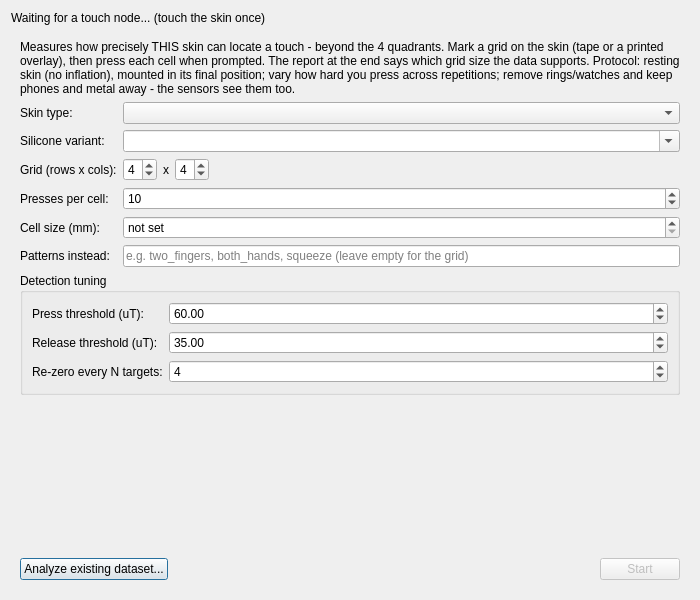
<?xml version="1.0" encoding="UTF-8"?>
<ui version="4.0">
 <class>PositionBenchDialog</class>
 <widget class="QDialog" name="PositionBenchDialog">
  <property name="geometry">
   <rect><x>0</x><y>0</y><width>700</width><height>600</height></rect>
  </property>
  <property name="windowTitle"><string>Touch position bench</string></property>
  <layout class="QVBoxLayout" name="root_layout">
   <item>
    <widget class="QLabel" name="source_label">
     <property name="toolTip"><string>Locks onto the first touch node that streams data. Touch the skin once to connect it.</string></property>
     <property name="whatsThis"><string>Shows which touch node this bench is reading. It locks onto the first node that streams magnet data - touch the skin once to connect it.</string></property>
     <property name="text"><string>Waiting for a touch node... (touch the skin once)</string></property>
    </widget>
   </item>
   <item>
    <widget class="QStackedWidget" name="stack">
     <widget class="QWidget" name="page_setup">
      <layout class="QVBoxLayout" name="setup_layout">
       <item>
        <widget class="QLabel" name="setup_intro">
         <property name="wordWrap"><bool>true</bool></property>
         <property name="text"><string>Measures how precisely THIS skin can locate a touch - beyond the 4 quadrants. Mark a grid on the skin (tape or a printed overlay), then press each cell when prompted. The report at the end says which grid size the data supports. Protocol: resting skin (no inflation), mounted in its final position; vary how hard you press across repetitions; remove rings/watches and keep phones and metal away - the sensors see them too.</string></property>
        </widget>
       </item>
       <item>
        <layout class="QFormLayout" name="setup_form">
         <item row="0" column="0">
          <widget class="QLabel" name="type_label"><property name="text"><string>Skin type:</string></property></widget>
         </item>
         <item row="0" column="1">
          <widget class="QComboBox" name="type_combo">
           <property name="toolTip"><string>Which skin type this dataset belongs to (position models are per type).</string></property>
           <property name="whatsThis"><string>The skin type being benched. Position resolution is a property of the build, so datasets and future position models are kept per skin type.</string></property>
          </widget>
         </item>
         <item row="1" column="0">
          <widget class="QLabel" name="variant_label"><property name="text"><string>Silicone variant:</string></property></widget>
         </item>
         <item row="1" column="1">
          <widget class="QComboBox" name="variant_combo">
           <property name="editable"><bool>true</bool></property>
           <property name="toolTip"><string>Optional silicone format of this skin. Leave blank if unsure.</string></property>
           <property name="whatsThis"><string>Optional silicone variant of the benched skin, stored with the dataset so builds can be compared.</string></property>
          </widget>
         </item>
         <item row="2" column="0">
          <widget class="QLabel" name="grid_label"><property name="text"><string>Grid (rows x cols):</string></property></widget>
         </item>
         <item row="2" column="1">
          <layout class="QHBoxLayout" name="grid_row_layout">
           <item>
            <widget class="QSpinBox" name="rows_spin">
             <property name="minimum"><number>1</number></property>
             <property name="maximum"><number>8</number></property>
             <property name="value"><number>4</number></property>
             <property name="toolTip"><string>Rows of the press grid marked on the skin.</string></property>
             <property name="whatsThis"><string>How many rows the press grid on the skin has. Start with 4x4; the report also shows the merged 2x2 accuracy.</string></property>
            </widget>
           </item>
           <item>
            <widget class="QLabel" name="grid_x_label"><property name="text"><string>x</string></property></widget>
           </item>
           <item>
            <widget class="QSpinBox" name="cols_spin">
             <property name="minimum"><number>1</number></property>
             <property name="maximum"><number>8</number></property>
             <property name="value"><number>4</number></property>
             <property name="toolTip"><string>Columns of the press grid marked on the skin.</string></property>
             <property name="whatsThis"><string>How many columns the press grid on the skin has.</string></property>
            </widget>
           </item>
           <item>
            <spacer name="grid_spacer">
             <property name="orientation"><enum>Qt::Horizontal</enum></property>
             <property name="sizeHint" stdset="0"><size><width>10</width><height>10</height></size></property>
            </spacer>
           </item>
          </layout>
         </item>
         <item row="3" column="0">
          <widget class="QLabel" name="reps_label"><property name="text"><string>Presses per cell:</string></property></widget>
         </item>
         <item row="3" column="1">
          <widget class="QSpinBox" name="reps_spin">
           <property name="minimum"><number>3</number></property>
           <property name="maximum"><number>50</number></property>
           <property name="value"><number>10</number></property>
           <property name="toolTip"><string>How many presses to capture per grid cell (or per pattern).</string></property>
           <property name="whatsThis"><string>Repetitions per target. 10 gives a usable cross-validation; fewer speeds the run up at the cost of a noisier report.</string></property>
          </widget>
         </item>
         <item row="4" column="0">
          <widget class="QLabel" name="cell_label"><property name="text"><string>Cell size (mm):</string></property></widget>
         </item>
         <item row="4" column="1">
          <widget class="QDoubleSpinBox" name="cell_spin">
           <property name="minimum"><double>0.0</double></property>
           <property name="maximum"><double>200.0</double></property>
           <property name="value"><double>0.0</double></property>
           <property name="specialValueText"><string>not set</string></property>
           <property name="toolTip"><string>Pitch of the grid cells on the skin, in mm - lets the report state position error in mm too.</string></property>
           <property name="whatsThis"><string>Optional physical size of one grid cell. When set, the continuous-position error is reported in millimetres as well as in cells.</string></property>
          </widget>
         </item>
         <item row="5" column="0">
          <widget class="QLabel" name="patterns_label"><property name="text"><string>Patterns instead:</string></property></widget>
         </item>
         <item row="5" column="1">
          <widget class="QLineEdit" name="patterns_edit">
           <property name="placeholderText"><string>e.g. two_fingers, both_hands, squeeze (leave empty for the grid)</string></property>
           <property name="toolTip"><string>Comma-separated pattern names to capture INSTEAD of the grid - for multi-touch and squeeze candidates.</string></property>
           <property name="whatsThis"><string>Free-form capture mode: name the touch patterns to perform (two fingers, both hands flat, a squeeze...) and the bench measures how well they separate from each other, instead of running the position grid.</string></property>
          </widget>
         </item>
        </layout>
       </item>
       <item>
        <widget class="QGroupBox" name="advanced_box">
         <property name="title"><string>Detection tuning</string></property>
         <layout class="QFormLayout" name="advanced_form">
          <item row="0" column="0">
           <widget class="QLabel" name="enter_label"><property name="text"><string>Press threshold (uT):</string></property></widget>
          </item>
          <item row="0" column="1">
           <widget class="QDoubleSpinBox" name="enter_spin">
            <property name="minimum"><double>10.0</double></property>
            <property name="maximum"><double>2000.0</double></property>
            <property name="value"><double>60.0</double></property>
            <property name="toolTip"><string>Total field change (sum of all sensors) that starts a press. Lower = catches weaker presses far from the sensors.</string></property>
            <property name="whatsThis"><string>Press-start threshold on the summed per-sensor field change. It is deliberately much lower than the firmware touch threshold, because a press far from every sensor must still be captured.</string></property>
           </widget>
          </item>
          <item row="1" column="0">
           <widget class="QLabel" name="exit_label"><property name="text"><string>Release threshold (uT):</string></property></widget>
          </item>
          <item row="1" column="1">
           <widget class="QDoubleSpinBox" name="exit_spin">
            <property name="minimum"><double>5.0</double></property>
            <property name="maximum"><double>2000.0</double></property>
            <property name="value"><double>35.0</double></property>
            <property name="toolTip"><string>Total field change below which the press is considered released (hysteresis).</string></property>
            <property name="whatsThis"><string>Press-end threshold; kept below the press threshold so sensor noise cannot chop one press into several.</string></property>
           </widget>
          </item>
          <item row="2" column="0">
           <widget class="QLabel" name="rebase_label"><property name="text"><string>Re-zero every N targets:</string></property></widget>
          </item>
          <item row="2" column="1">
           <widget class="QSpinBox" name="rebase_spin">
            <property name="minimum"><number>0</number></property>
            <property name="maximum"><number>32</number></property>
            <property name="value"><number>4</number></property>
            <property name="specialValueText"><string>never</string></property>
            <property name="toolTip"><string>Automatically re-zero the sensors after every N targets, to absorb baseline drift.</string></property>
            <property name="whatsThis"><string>Silicone settles during a long capture and drifts the sensor baselines; a periodic re-zero (a few seconds, hands off the skin) keeps the signatures honest.</string></property>
           </widget>
          </item>
         </layout>
        </widget>
       </item>
       <item>
        <spacer name="setup_spacer">
         <property name="orientation"><enum>Qt::Vertical</enum></property>
         <property name="sizeHint" stdset="0"><size><width>20</width><height>20</height></size></property>
        </spacer>
       </item>
       <item>
        <layout class="QHBoxLayout" name="setup_buttons">
         <item>
          <widget class="QPushButton" name="open_btn">
           <property name="text"><string>Analyze existing dataset...</string></property>
           <property name="toolTip"><string>Re-run the report on previously captured bench files - no hardware needed.</string></property>
           <property name="whatsThis"><string>Opens one or more saved bench datasets (.jsonl) and rebuilds the feasibility report from them, without touching the hardware.</string></property>
          </widget>
         </item>
         <item>
          <spacer name="setup_btn_spacer">
           <property name="orientation"><enum>Qt::Horizontal</enum></property>
           <property name="sizeHint" stdset="0"><size><width>40</width><height>20</height></size></property>
          </spacer>
         </item>
         <item>
          <widget class="QPushButton" name="start_btn">
           <property name="enabled"><bool>false</bool></property>
           <property name="text"><string>Start</string></property>
           <property name="toolTip"><string>Re-zeros the sensors, then starts prompting cell by cell.</string></property>
           <property name="whatsThis"><string>Starts the guided capture: the sensors are re-zeroed (hands off), then the app prompts each grid cell or pattern in turn.</string></property>
          </widget>
         </item>
        </layout>
       </item>
      </layout>
     </widget>
     <widget class="QWidget" name="page_capture">
      <layout class="QVBoxLayout" name="capture_layout">
       <item>
        <widget class="QLabel" name="prompt_label">
         <property name="alignment"><set>Qt::AlignCenter</set></property>
         <property name="styleSheet"><string>font-size: 22pt; font-weight: bold;</string></property>
         <property name="text"><string>-</string></property>
        </widget>
       </item>
       <item>
        <layout class="QHBoxLayout" name="grid_row"/>
       </item>
       <item>
        <widget class="QLabel" name="count_label">
         <property name="alignment"><set>Qt::AlignCenter</set></property>
         <property name="styleSheet"><string>font-size: 14pt;</string></property>
         <property name="text"><string>0 / 0</string></property>
        </widget>
       </item>
       <item>
        <widget class="QLabel" name="last_label">
         <property name="alignment"><set>Qt::AlignCenter</set></property>
         <property name="text"><string/></property>
        </widget>
       </item>
       <item>
        <widget class="QProgressBar" name="progress_bar">
         <property name="toolTip"><string>Overall progress across every target.</string></property>
         <property name="whatsThis"><string>Total presses captured so far, out of everything planned for this run.</string></property>
        </widget>
       </item>
       <item>
        <widget class="QLabel" name="eta_label">
         <property name="alignment"><set>Qt::AlignCenter</set></property>
         <property name="toolTip"><string>Time remaining, estimated from your own capture pace.</string></property>
         <property name="whatsThis"><string>Estimated time to finish the capture, computed from the median time between your recent presses - it adapts to your pace.</string></property>
         <property name="text"><string>ETA --:--</string></property>
        </widget>
       </item>
       <item>
        <layout class="QHBoxLayout" name="capture_buttons">
         <item>
          <widget class="QPushButton" name="redo_btn">
           <property name="text"><string>Redo target</string></property>
           <property name="toolTip"><string>Discards the presses captured for the current target and starts it over.</string></property>
           <property name="whatsThis"><string>Throws away every press captured for the target being prompted (after a mistake) and prompts it again from zero.</string></property>
          </widget>
         </item>
         <item>
          <widget class="QPushButton" name="skip_btn">
           <property name="text"><string>Skip target</string></property>
           <property name="toolTip"><string>Moves on without finishing this target.</string></property>
           <property name="whatsThis"><string>Advances to the next target, keeping whatever presses this one already has.</string></property>
          </widget>
         </item>
         <item>
          <widget class="QPushButton" name="rezero_btn">
           <property name="text"><string>Re-zero</string></property>
           <property name="toolTip"><string>Re-zeros the sensors now (a few seconds, hands off the skin).</string></property>
           <property name="whatsThis"><string>Manually re-zeros the sensor baselines. Use it if resting values drift; keep hands off the skin while it settles.</string></property>
          </widget>
         </item>
         <item>
          <spacer name="capture_btn_spacer">
           <property name="orientation"><enum>Qt::Horizontal</enum></property>
           <property name="sizeHint" stdset="0"><size><width>40</width><height>20</height></size></property>
          </spacer>
         </item>
         <item>
          <widget class="QPushButton" name="finish_btn">
           <property name="text"><string>Finish now</string></property>
           <property name="toolTip"><string>Stops early, saves what was captured, and builds the report.</string></property>
           <property name="whatsThis"><string>Ends the capture immediately; everything captured so far is saved and analyzed.</string></property>
          </widget>
         </item>
        </layout>
       </item>
      </layout>
     </widget>
     <widget class="QWidget" name="page_results">
      <layout class="QVBoxLayout" name="results_layout">
       <item>
        <widget class="QLabel" name="result_label">
         <property name="styleSheet"><string>font-size: 14pt; font-weight: bold;</string></property>
         <property name="text"><string>Analyzing...</string></property>
        </widget>
       </item>
       <item>
        <widget class="QPlainTextEdit" name="report_text">
         <property name="readOnly"><bool>true</bool></property>
         <property name="toolTip"><string>The feasibility report: accuracy per grid size, baselines, per-cell recall.</string></property>
         <property name="whatsThis"><string>The full bench report. The key lines: the vec 3-axis accuracy on the full grid (what the skin can resolve), the merged 2x2 accuracy (today's quadrants) and the dominant-sensor baseline (what the current non-ML logic achieves).</string></property>
        </widget>
       </item>
       <item>
        <layout class="QHBoxLayout" name="results_buttons">
         <item>
          <widget class="QPushButton" name="again_btn">
           <property name="text"><string>New capture</string></property>
           <property name="toolTip"><string>Back to the setup page for another run.</string></property>
           <property name="whatsThis"><string>Returns to the setup page to bench another grid, pattern set, or skin.</string></property>
          </widget>
         </item>
         <item>
          <spacer name="results_btn_spacer">
           <property name="orientation"><enum>Qt::Horizontal</enum></property>
           <property name="sizeHint" stdset="0"><size><width>40</width><height>20</height></size></property>
          </spacer>
         </item>
         <item>
          <widget class="QPushButton" name="close_btn">
           <property name="whatsThis"><string>Close the bench. The report is already saved; the node's 3-axis stream is switched back off.</string></property>
           <property name="text"><string>Close</string></property>
          </widget>
         </item>
        </layout>
       </item>
      </layout>
     </widget>
    </widget>
   </item>
  </layout>
 </widget>
 <resources/>
 <connections/>
</ui>
